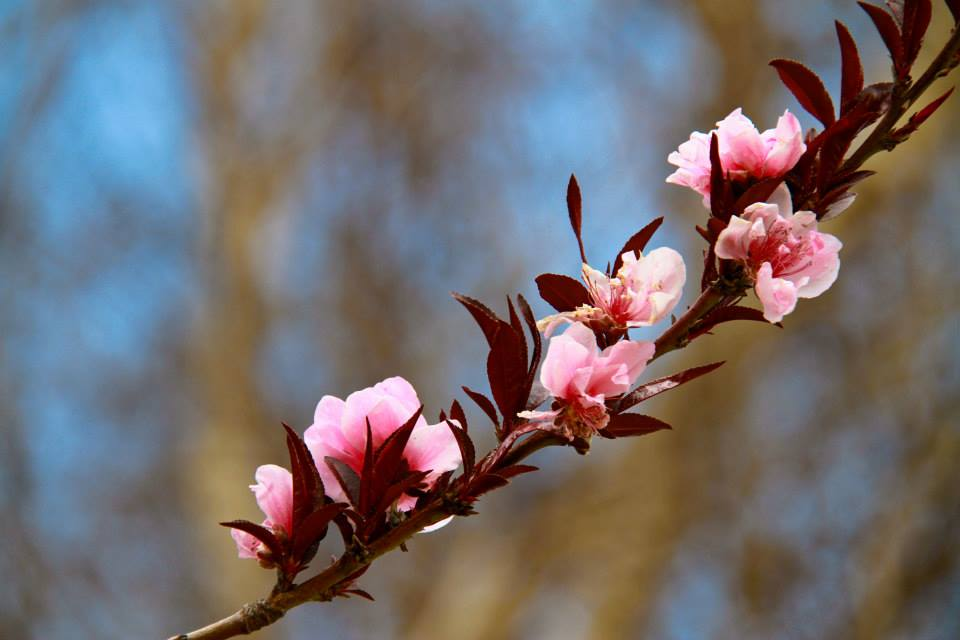
#> input picture 04_filters/flowers_dallas.jpg, 960 x 640 px
$ python contour_image.py
#> lines starting #> are read from the running program, lines starting #| are printed output that depends on the picture
# contour_image.py

from PIL import Image
from PIL import ImageFilter


def contour(input_image, output_image):
#> called with input_image = 'flowers_dallas.jpg', output_image = 'flowers_contour.jpg'
    image = Image.open(input_image)
#> image is the input picture: PIL image 960x640 RGB; mean R, G, B 114.7, 107.6, 109.1
    filtered_image = image.filter(ImageFilter.CONTOUR)
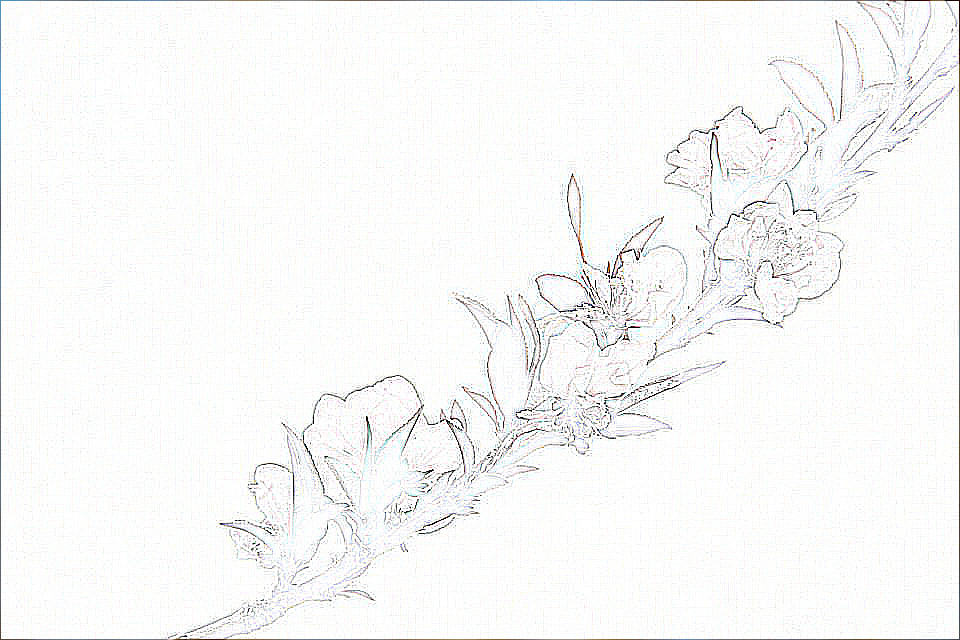
#> filtered_image: PIL image 960x640 RGB; mean R, G, B 248, 248.2, 247.7
    filtered_image.save(output_image)

if __name__ == "__main__":
    contour("flowers_dallas.jpg", "flowers_contour.jpg")

$ run again, with 04_filters/buffalo.jpg copied over 04_filters/flowers_dallas.jpg
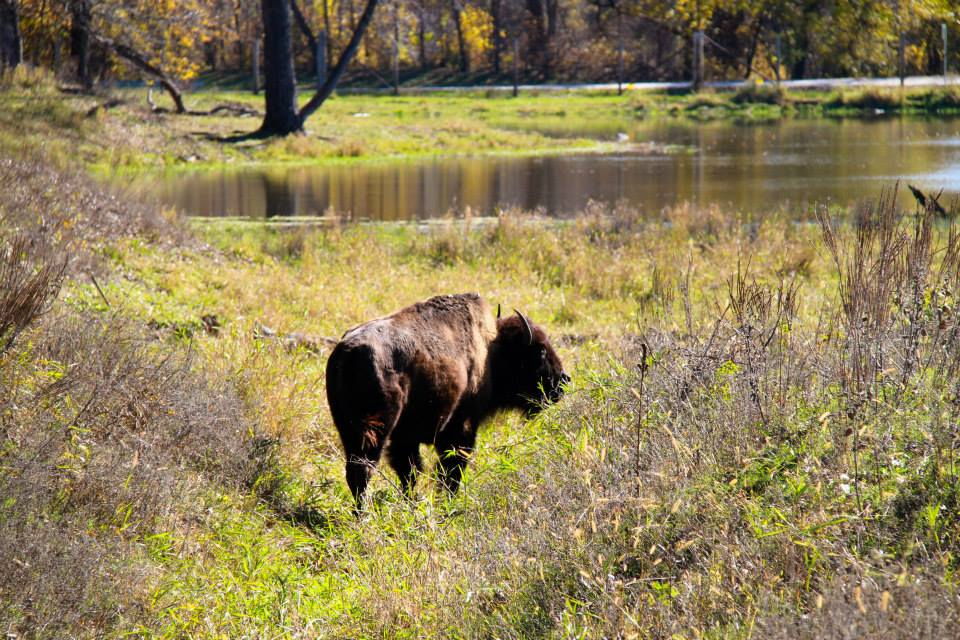
#> input picture 04_filters/buffalo.jpg, 960 x 640 px
#> in contour, image is the input picture: PIL image 960x640 RGB; mean R, G, B 141.6, 127, 85.8
#> in contour, `filtered_image = image.filter(ImageFilter.CONTOUR)`:
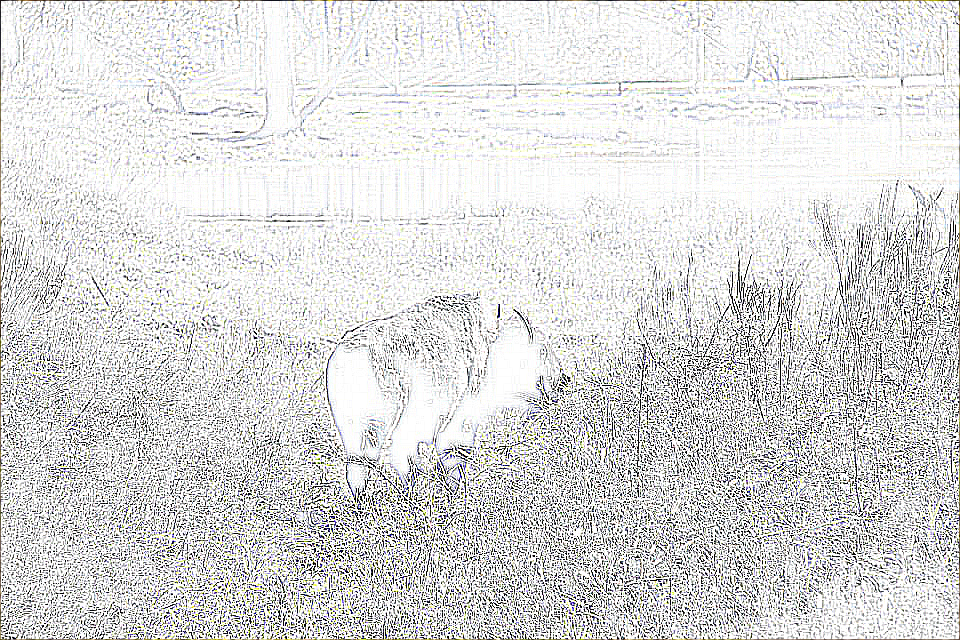
#> filtered_image: PIL image 960x640 RGB; mean R, G, B 218.4, 218.3, 217.7

$ run again, with 04_filters/butterfly.jpg copied over 04_filters/flowers_dallas.jpg
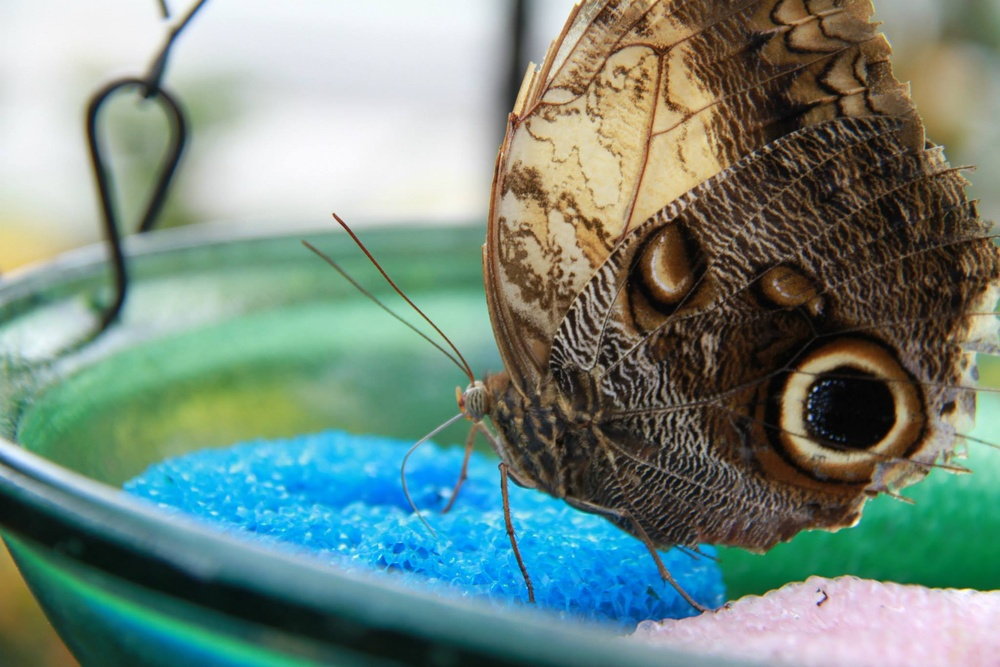
#> input picture 04_filters/butterfly.jpg, 1000 x 667 px, shrunk from 2048 x 1366 before the run
#> in contour, image is the input picture: PIL image 1000x667 RGB; mean R, G, B 115.3, 137.2, 127.2
#> in contour, `filtered_image = image.filter(ImageFilter.CONTOUR)`:
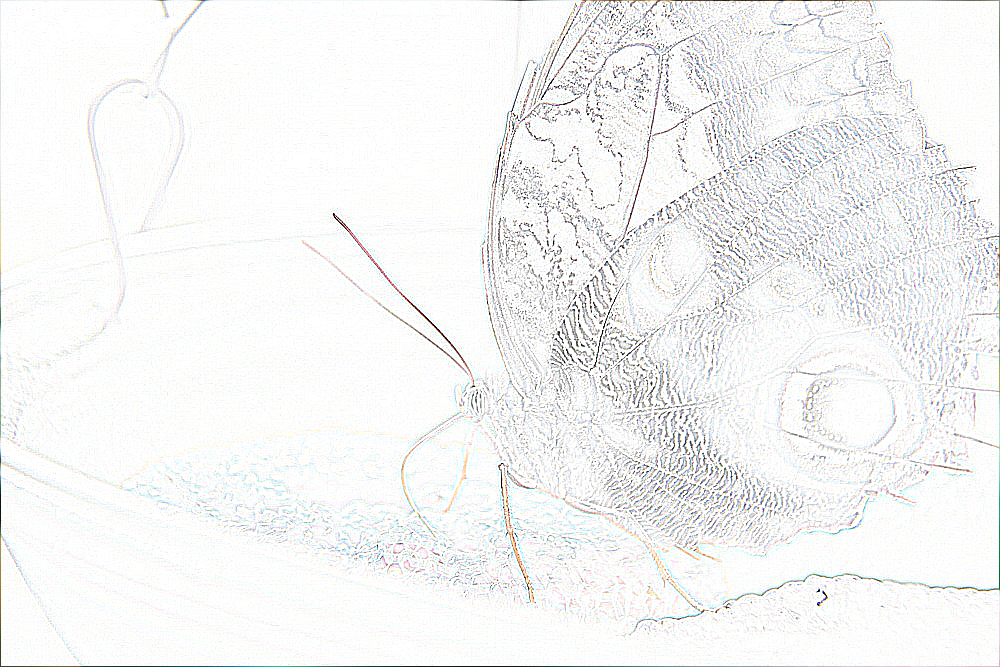
#> filtered_image: PIL image 1000x667 RGB; mean R, G, B 244.1, 244.6, 244.3

$ run again, with 04_filters/cactus.jpg copied over 04_filters/flowers_dallas.jpg
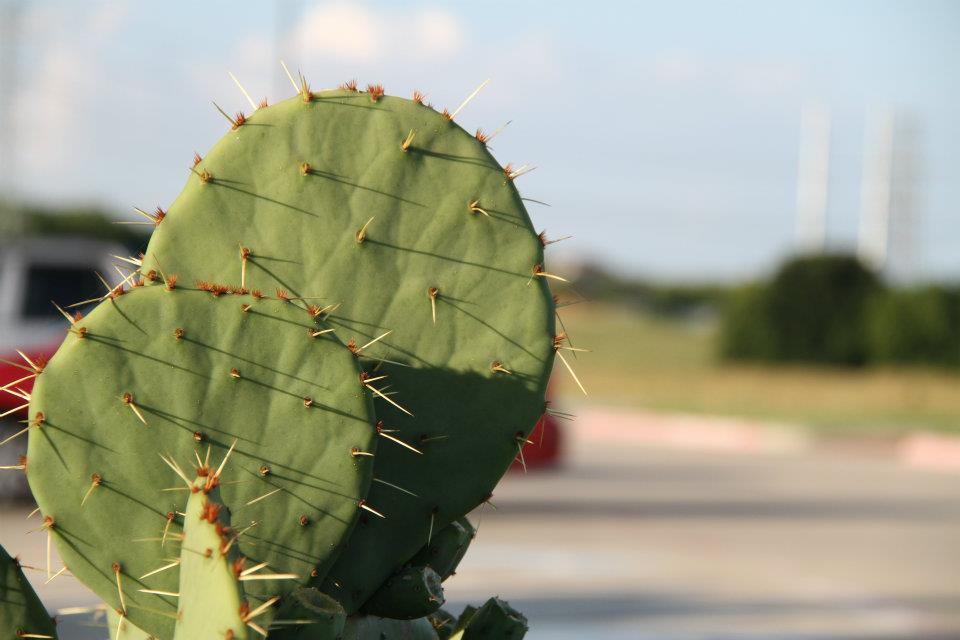
#> input picture 04_filters/cactus.jpg, 960 x 640 px
#> in contour, image is the input picture: PIL image 960x640 RGB; mean R, G, B 154.5, 156.2, 131.8
#> in contour, `filtered_image = image.filter(ImageFilter.CONTOUR)`:
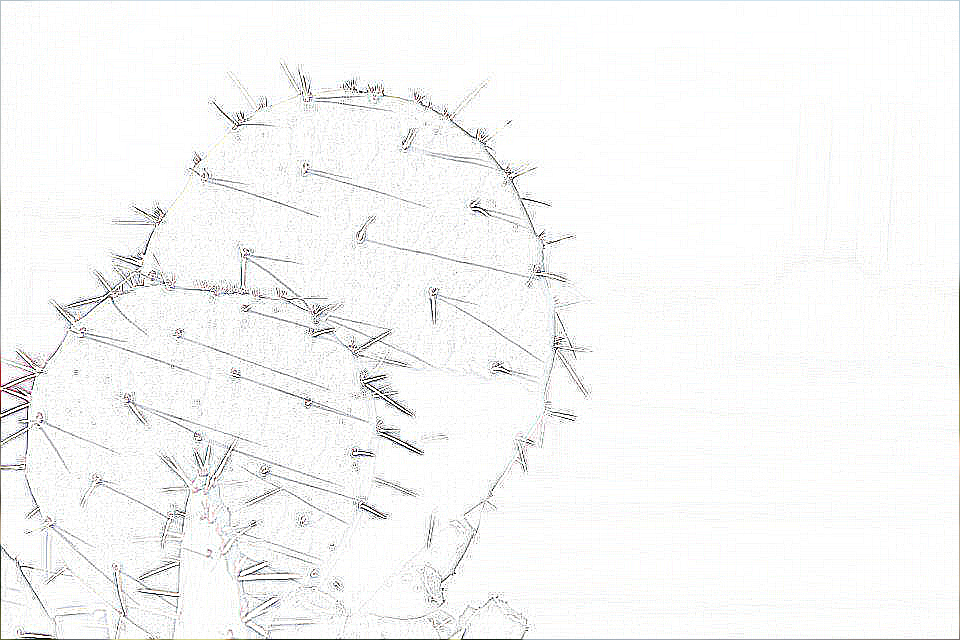
#> filtered_image: PIL image 960x640 RGB; mean R, G, B 247.4, 247.6, 247.2
